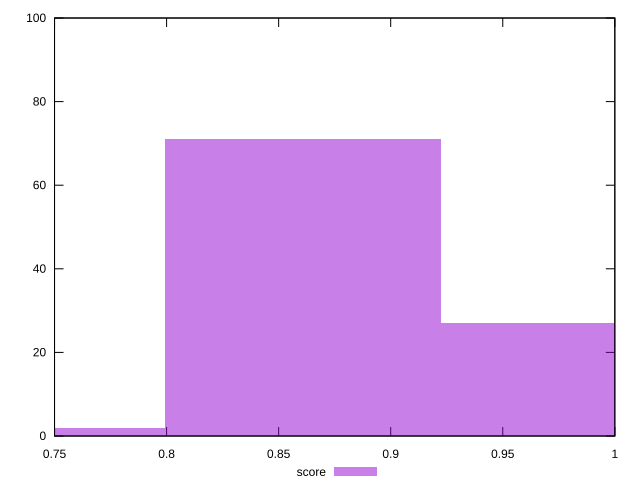

Reproduce this figure in gnuplot.
reset

$score <<EOF
0.8608138940450937 71
0.983787307480107 27
0.7378404806100802 2
EOF

set key outside below
set boxwidth 0.12297341343501338
set xrange [0.75:1]
set yrange [0:100]
set trange [0:100]
set style fill transparent solid 0.5 noborder
set terminal svg size 640, 490 enhanced background rgb 'white'
set output "report_00009_2021-02-08T22-37-41.559Z/unused-css-rules/samples/pages+cached/score/histogram.svg"

plot $score title "score" with boxes

reset
